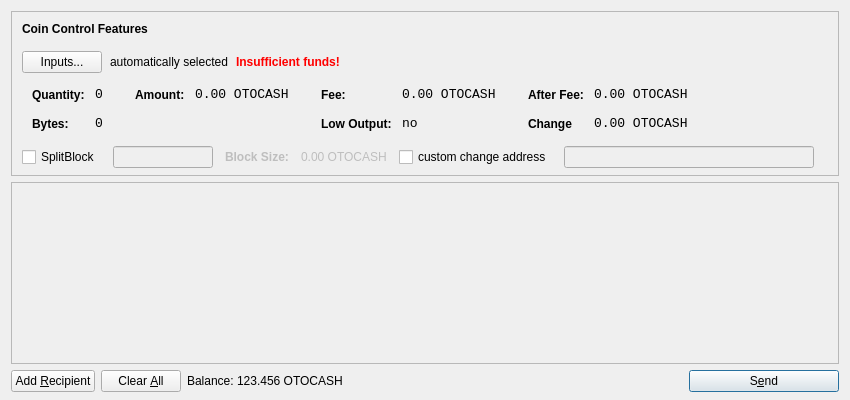
<?xml version="1.0" encoding="UTF-8"?>
<ui version="4.0">
 <class>SendCoinsDialog</class>
 <widget class="QDialog" name="SendCoinsDialog">
  <property name="geometry">
   <rect>
    <x>0</x>
    <y>0</y>
    <width>850</width>
    <height>400</height>
   </rect>
  </property>
  <property name="windowTitle">
   <string>Send Coins</string>
  </property>
  <layout class="QVBoxLayout" name="verticalLayout" stretch="0,1,0">
   <property name="bottomMargin">
    <number>8</number>
   </property>
   <item>
    <widget class="QFrame" name="frameCoinControl">
     <property name="sizePolicy">
      <sizepolicy hsizetype="Expanding" vsizetype="Expanding">
       <horstretch>0</horstretch>
       <verstretch>0</verstretch>
      </sizepolicy>
     </property>
     <property name="maximumSize">
      <size>
       <width>16777215</width>
       <height>16777215</height>
      </size>
     </property>
     <property name="frameShape">
      <enum>QFrame::StyledPanel</enum>
     </property>
     <property name="frameShadow">
      <enum>QFrame::Sunken</enum>
     </property>
     <layout class="QVBoxLayout" name="verticalLayoutCoinControl2">
      <property name="spacing">
       <number>-1</number>
      </property>
      <property name="leftMargin">
       <number>0</number>
      </property>
      <property name="topMargin">
       <number>0</number>
      </property>
      <property name="rightMargin">
       <number>0</number>
      </property>
      <property name="bottomMargin">
       <number>6</number>
      </property>
      <item>
       <layout class="QVBoxLayout" name="verticalLayoutCoinControl" stretch="0,0,0,0,1">
        <property name="spacing">
         <number>0</number>
        </property>
        <property name="leftMargin">
         <number>10</number>
        </property>
        <property name="topMargin">
         <number>10</number>
        </property>
        <item>
         <layout class="QHBoxLayout" name="horizontalLayoutCoinControl1">
          <property name="bottomMargin">
           <number>15</number>
          </property>
          <item>
           <widget class="QLabel" name="labelCoinControlFeatures">
            <property name="sizePolicy">
             <sizepolicy hsizetype="Preferred" vsizetype="Maximum">
              <horstretch>0</horstretch>
              <verstretch>0</verstretch>
             </sizepolicy>
            </property>
            <property name="font">
             <font>
              <weight>75</weight>
              <bold>true</bold>
             </font>
            </property>
            <property name="styleSheet">
             <string notr="true">font-weight:bold;</string>
            </property>
            <property name="text">
             <string>Coin Control Features</string>
            </property>
           </widget>
          </item>
         </layout>
        </item>
        <item>
         <layout class="QHBoxLayout" name="horizontalLayoutCoinControl2" stretch="0,0,0,0">
          <property name="spacing">
           <number>8</number>
          </property>
          <property name="bottomMargin">
           <number>10</number>
          </property>
          <item>
           <widget class="QPushButton" name="pushButtonCoinControl">
            <property name="styleSheet">
             <string notr="true"/>
            </property>
            <property name="text">
             <string>Inputs...</string>
            </property>
           </widget>
          </item>
          <item>
           <widget class="QLabel" name="labelCoinControlAutomaticallySelected">
            <property name="text">
             <string>automatically selected</string>
            </property>
            <property name="margin">
             <number>5</number>
            </property>
           </widget>
          </item>
          <item>
           <widget class="QLabel" name="labelCoinControlInsuffFunds">
            <property name="font">
             <font>
              <weight>75</weight>
              <bold>true</bold>
             </font>
            </property>
            <property name="styleSheet">
             <string notr="true">color:red;font-weight:bold;</string>
            </property>
            <property name="text">
             <string>Insufficient funds!</string>
            </property>
            <property name="margin">
             <number>5</number>
            </property>
           </widget>
          </item>
          <item>
           <spacer name="horizontalSpacerCoinControl">
            <property name="orientation">
             <enum>Qt::Horizontal</enum>
            </property>
            <property name="sizeHint" stdset="0">
             <size>
              <width>40</width>
              <height>1</height>
             </size>
            </property>
           </spacer>
          </item>
         </layout>
        </item>
        <item>
         <widget class="QWidget" name="widgetCoinControl" native="true">
          <property name="sizePolicy">
           <sizepolicy hsizetype="Preferred" vsizetype="Preferred">
            <horstretch>0</horstretch>
            <verstretch>0</verstretch>
           </sizepolicy>
          </property>
          <property name="minimumSize">
           <size>
            <width>0</width>
            <height>0</height>
           </size>
          </property>
          <property name="styleSheet">
           <string notr="true"/>
          </property>
          <layout class="QHBoxLayout" name="horizontalLayoutCoinControl5">
           <property name="margin">
            <number>0</number>
           </property>
           <item>
            <layout class="QHBoxLayout" name="horizontalLayoutCoinControl3" stretch="0,0,0,1">
             <property name="spacing">
              <number>20</number>
             </property>
             <property name="topMargin">
              <number>0</number>
             </property>
             <property name="bottomMargin">
              <number>10</number>
             </property>
             <item>
              <layout class="QFormLayout" name="formLayoutCoinControl1">
               <property name="horizontalSpacing">
                <number>10</number>
               </property>
               <property name="verticalSpacing">
                <number>14</number>
               </property>
               <property name="leftMargin">
                <number>10</number>
               </property>
               <property name="topMargin">
                <number>4</number>
               </property>
               <property name="rightMargin">
                <number>6</number>
               </property>
               <item row="0" column="0">
                <widget class="QLabel" name="labelCoinControlQuantityText">
                 <property name="styleSheet">
                  <string notr="true">font-weight:bold;</string>
                 </property>
                 <property name="text">
                  <string>Quantity:</string>
                 </property>
                 <property name="margin">
                  <number>0</number>
                 </property>
                </widget>
               </item>
               <item row="0" column="1">
                <widget class="QLabel" name="labelCoinControlQuantity">
                 <property name="font">
                  <font>
                   <family>Monospace</family>
                   <pointsize>10</pointsize>
                  </font>
                 </property>
                 <property name="cursor">
                  <cursorShape>IBeamCursor</cursorShape>
                 </property>
                 <property name="contextMenuPolicy">
                  <enum>Qt::ActionsContextMenu</enum>
                 </property>
                 <property name="text">
                  <string>0</string>
                 </property>
                 <property name="margin">
                  <number>0</number>
                 </property>
                 <property name="textInteractionFlags">
                  <set>Qt::LinksAccessibleByMouse|Qt::TextSelectableByKeyboard|Qt::TextSelectableByMouse</set>
                 </property>
                </widget>
               </item>
               <item row="1" column="0">
                <widget class="QLabel" name="labelCoinControlBytesText">
                 <property name="styleSheet">
                  <string notr="true">font-weight:bold;</string>
                 </property>
                 <property name="text">
                  <string>Bytes:</string>
                 </property>
                </widget>
               </item>
               <item row="1" column="1">
                <widget class="QLabel" name="labelCoinControlBytes">
                 <property name="font">
                  <font>
                   <family>Monospace</family>
                   <pointsize>10</pointsize>
                  </font>
                 </property>
                 <property name="cursor">
                  <cursorShape>IBeamCursor</cursorShape>
                 </property>
                 <property name="contextMenuPolicy">
                  <enum>Qt::ActionsContextMenu</enum>
                 </property>
                 <property name="text">
                  <string>0</string>
                 </property>
                 <property name="textInteractionFlags">
                  <set>Qt::LinksAccessibleByMouse|Qt::TextSelectableByKeyboard|Qt::TextSelectableByMouse</set>
                 </property>
                </widget>
               </item>
              </layout>
             </item>
             <item>
              <layout class="QFormLayout" name="formLayoutCoinControl2">
               <property name="horizontalSpacing">
                <number>10</number>
               </property>
               <property name="verticalSpacing">
                <number>14</number>
               </property>
               <property name="leftMargin">
                <number>6</number>
               </property>
               <property name="topMargin">
                <number>4</number>
               </property>
               <property name="rightMargin">
                <number>6</number>
               </property>
               <item row="0" column="0">
                <widget class="QLabel" name="labelCoinControlAmountText">
                 <property name="styleSheet">
                  <string notr="true">font-weight:bold;</string>
                 </property>
                 <property name="text">
                  <string>Amount:</string>
                 </property>
                 <property name="margin">
                  <number>0</number>
                 </property>
                </widget>
               </item>
               <item row="0" column="1">
                <widget class="QLabel" name="labelCoinControlAmount">
                 <property name="font">
                  <font>
                   <family>Monospace</family>
                   <pointsize>10</pointsize>
                  </font>
                 </property>
                 <property name="cursor">
                  <cursorShape>IBeamCursor</cursorShape>
                 </property>
                 <property name="contextMenuPolicy">
                  <enum>Qt::ActionsContextMenu</enum>
                 </property>
                 <property name="text">
                  <string notr="true">0.00 OTOCASH</string>
                 </property>
                 <property name="textInteractionFlags">
                  <set>Qt::LinksAccessibleByMouse|Qt::TextSelectableByKeyboard|Qt::TextSelectableByMouse</set>
                 </property>
                </widget>
               </item>
              </layout>
             </item>
             <item>
              <layout class="QFormLayout" name="formLayoutCoinControl3">
               <property name="horizontalSpacing">
                <number>10</number>
               </property>
               <property name="verticalSpacing">
                <number>14</number>
               </property>
               <property name="leftMargin">
                <number>6</number>
               </property>
               <property name="topMargin">
                <number>4</number>
               </property>
               <property name="rightMargin">
                <number>6</number>
               </property>
               <item row="0" column="0">
                <widget class="QLabel" name="labelCoinControlFeeText">
                 <property name="styleSheet">
                  <string notr="true">font-weight:bold;</string>
                 </property>
                 <property name="text">
                  <string>Fee:</string>
                 </property>
                 <property name="margin">
                  <number>0</number>
                 </property>
                </widget>
               </item>
               <item row="0" column="1">
                <widget class="QLabel" name="labelCoinControlFee">
                 <property name="font">
                  <font>
                   <family>Monospace</family>
                   <pointsize>10</pointsize>
                  </font>
                 </property>
                 <property name="cursor">
                  <cursorShape>IBeamCursor</cursorShape>
                 </property>
                 <property name="contextMenuPolicy">
                  <enum>Qt::ActionsContextMenu</enum>
                 </property>
                 <property name="text">
                  <string notr="true">0.00 OTOCASH</string>
                 </property>
                 <property name="textInteractionFlags">
                  <set>Qt::LinksAccessibleByMouse|Qt::TextSelectableByKeyboard|Qt::TextSelectableByMouse</set>
                 </property>
                </widget>
               </item>
               <item row="1" column="0">
                <widget class="QLabel" name="labelCoinControlLowOutputText">
                 <property name="styleSheet">
                  <string notr="true">font-weight:bold;</string>
                 </property>
                 <property name="text">
                  <string>Low Output:</string>
                 </property>
                </widget>
               </item>
               <item row="1" column="1">
                <widget class="QLabel" name="labelCoinControlLowOutput">
                 <property name="font">
                  <font>
                   <family>Monospace</family>
                   <pointsize>10</pointsize>
                  </font>
                 </property>
                 <property name="cursor">
                  <cursorShape>IBeamCursor</cursorShape>
                 </property>
                 <property name="contextMenuPolicy">
                  <enum>Qt::ActionsContextMenu</enum>
                 </property>
                 <property name="text">
                  <string>no</string>
                 </property>
                 <property name="textInteractionFlags">
                  <set>Qt::LinksAccessibleByMouse|Qt::TextSelectableByKeyboard|Qt::TextSelectableByMouse</set>
                 </property>
                </widget>
               </item>
              </layout>
             </item>
             <item>
              <layout class="QFormLayout" name="formLayoutCoinControl4">
               <property name="horizontalSpacing">
                <number>10</number>
               </property>
               <property name="verticalSpacing">
                <number>14</number>
               </property>
               <property name="leftMargin">
                <number>6</number>
               </property>
               <property name="topMargin">
                <number>4</number>
               </property>
               <property name="rightMargin">
                <number>6</number>
               </property>
               <item row="0" column="0">
                <widget class="QLabel" name="labelCoinControlAfterFeeText">
                 <property name="styleSheet">
                  <string notr="true">font-weight:bold;</string>
                 </property>
                 <property name="text">
                  <string>After Fee:</string>
                 </property>
                 <property name="margin">
                  <number>0</number>
                 </property>
                </widget>
               </item>
               <item row="0" column="1">
                <widget class="QLabel" name="labelCoinControlAfterFee">
                 <property name="font">
                  <font>
                   <family>Monospace</family>
                   <pointsize>10</pointsize>
                  </font>
                 </property>
                 <property name="cursor">
                  <cursorShape>IBeamCursor</cursorShape>
                 </property>
                 <property name="contextMenuPolicy">
                  <enum>Qt::ActionsContextMenu</enum>
                 </property>
                 <property name="text">
                  <string notr="true">0.00 OTOCASH</string>
                 </property>
                 <property name="textInteractionFlags">
                  <set>Qt::LinksAccessibleByMouse|Qt::TextSelectableByKeyboard|Qt::TextSelectableByMouse</set>
                 </property>
                </widget>
               </item>
               <item row="1" column="0">
                <widget class="QLabel" name="labelCoinControlChangeText">
                 <property name="styleSheet">
                  <string notr="true">font-weight:bold;</string>
                 </property>
                 <property name="text">
                  <string>Change</string>
                 </property>
                </widget>
               </item>
               <item row="1" column="1">
                <widget class="QLabel" name="labelCoinControlChange">
                 <property name="font">
                  <font>
                   <family>Monospace</family>
                   <pointsize>10</pointsize>
                  </font>
                 </property>
                 <property name="cursor">
                  <cursorShape>IBeamCursor</cursorShape>
                 </property>
                 <property name="contextMenuPolicy">
                  <enum>Qt::ActionsContextMenu</enum>
                 </property>
                 <property name="text">
                  <string notr="true">0.00 OTOCASH</string>
                 </property>
                 <property name="textInteractionFlags">
                  <set>Qt::LinksAccessibleByMouse|Qt::TextSelectableByKeyboard|Qt::TextSelectableByMouse</set>
                 </property>
                </widget>
               </item>
              </layout>
             </item>
            </layout>
           </item>
          </layout>
         </widget>
        </item>
        <item>
         <layout class="QHBoxLayout" name="horizontalLayoutCoinControl4" stretch="0,0,0">
          <property name="spacing">
           <number>12</number>
          </property>
          <property name="sizeConstraint">
           <enum>QLayout::SetDefaultConstraint</enum>
          </property>
          <property name="topMargin">
           <number>5</number>
          </property>
          <property name="rightMargin">
           <number>5</number>
          </property>
          <item>
            <widget class="QCheckBox" name="splitBlockCheckBox">
              <property name="text">
                <string>SplitBlock</string>
              </property>
            </widget>
          </item>
          <item>
            <widget class="QLineEdit" name="splitBlockLineEdit">
              <property name="enabled">
                <bool>false</bool>
              </property>
              <property name="sizePolicy">
                <sizepolicy hsizetype="Fixed" vsizetype="Fixed">
                  <horstretch>0</horstretch>
                  <verstretch>0</verstretch>
                </sizepolicy>
              </property>
              <property name="maximumSize">
                <size>
                  <width>100</width>
                  <height>16777215</height>
                </size>
              </property>
            </widget>
          </item>
          <item>
            <widget class="QLabel" name="labelBlockSizeText">
              <property name="enabled">
                <bool>false</bool>
              </property>
              <property name="font">
                <font>
                  <weight>75</weight>
                  <bold>true</bold>
                </font>
              </property>
              <property name="text">
                <string>Block Size:</string>
              </property>
            </widget>
          </item>
          <item>
            <widget class="QLabel" name="labelBlockSize">
              <property name="enabled">
                <bool>false</bool>
              </property>
              <property name="text">
                <string>0.00 OTOCASH</string>
              </property>
            </widget>
          </item>
          <item>
           <widget class="QCheckBox" name="checkBoxCoinControlChange">
            <property name="text">
             <string>custom change address</string>
            </property>
           </widget>
          </item>
          <item>
           <widget class="QLineEdit" name="lineEditCoinControlChange">
            <property name="enabled">
             <bool>false</bool>
            </property>
            <property name="sizePolicy">
             <sizepolicy hsizetype="Expanding" vsizetype="Fixed">
              <horstretch>0</horstretch>
              <verstretch>0</verstretch>
             </sizepolicy>
            </property>
           </widget>
          </item>
          <item>
           <widget class="QLabel" name="labelCoinControlChangeLabel">
            <property name="sizePolicy">
             <sizepolicy hsizetype="Preferred" vsizetype="Expanding">
              <horstretch>0</horstretch>
              <verstretch>0</verstretch>
             </sizepolicy>
            </property>
            <property name="minimumSize">
             <size>
              <width>0</width>
              <height>0</height>
             </size>
            </property>
            <property name="text">
             <string/>
            </property>
            <property name="margin">
             <number>3</number>
            </property>
           </widget>
          </item>
         </layout>
        </item>
        <item>
         <spacer name="verticalSpacerCoinControl">
          <property name="orientation">
           <enum>Qt::Vertical</enum>
          </property>
          <property name="sizeHint" stdset="0">
           <size>
            <width>800</width>
            <height>1</height>
           </size>
          </property>
         </spacer>
        </item>
       </layout>
      </item>
     </layout>
    </widget>
   </item>
   <item>
    <widget class="QScrollArea" name="scrollArea">
     <property name="widgetResizable">
      <bool>true</bool>
     </property>
     <widget class="QWidget" name="scrollAreaWidgetContents">
      <property name="geometry">
       <rect>
        <x>0</x>
        <y>0</y>
        <width>830</width>
        <height>165</height>
       </rect>
      </property>
      <layout class="QVBoxLayout" name="verticalLayout_2">
       <property name="margin">
        <number>0</number>
       </property>
       <item>
        <layout class="QVBoxLayout" name="entries">
         <property name="spacing">
          <number>6</number>
         </property>
        </layout>
       </item>
       <item>
        <spacer name="verticalSpacer">
         <property name="orientation">
          <enum>Qt::Vertical</enum>
         </property>
         <property name="sizeHint" stdset="0">
          <size>
           <width>20</width>
           <height>40</height>
          </size>
         </property>
        </spacer>
       </item>
      </layout>
     </widget>
    </widget>
   </item>
   <item>
    <layout class="QHBoxLayout" name="horizontalLayout">
     <item>
      <widget class="QPushButton" name="addButton">
       <property name="toolTip">
        <string>Send to multiple recipients at once</string>
       </property>
       <property name="text">
        <string>Add &amp;Recipient</string>
       </property>
       <property name="autoDefault">
        <bool>false</bool>
       </property>
      </widget>
     </item>
     <item>
      <widget class="QPushButton" name="clearButton">
       <property name="sizePolicy">
        <sizepolicy hsizetype="Minimum" vsizetype="Fixed">
         <horstretch>0</horstretch>
         <verstretch>0</verstretch>
        </sizepolicy>
       </property>
       <property name="toolTip">
        <string>Remove all transaction fields</string>
       </property>
       <property name="text">
        <string>Clear &amp;All</string>
       </property>
       <property name="autoRepeatDelay">
        <number>300</number>
       </property>
       <property name="autoDefault">
        <bool>false</bool>
       </property>
      </widget>
     </item>
     <item>
      <layout class="QHBoxLayout" name="horizontalLayout_2">
       <property name="spacing">
        <number>3</number>
       </property>
       <item>
        <widget class="QLabel" name="label">
         <property name="sizePolicy">
          <sizepolicy hsizetype="Preferred" vsizetype="Fixed">
           <horstretch>0</horstretch>
           <verstretch>0</verstretch>
          </sizepolicy>
         </property>
         <property name="text">
          <string>Balance:</string>
         </property>
        </widget>
       </item>
       <item>
        <widget class="QLabel" name="labelBalance">
         <property name="sizePolicy">
          <sizepolicy hsizetype="Preferred" vsizetype="Fixed">
           <horstretch>0</horstretch>
           <verstretch>0</verstretch>
          </sizepolicy>
         </property>
         <property name="cursor">
          <cursorShape>IBeamCursor</cursorShape>
         </property>
         <property name="text">
          <string notr="true">123.456 OTOCASH</string>
         </property>
         <property name="textInteractionFlags">
          <set>Qt::LinksAccessibleByMouse|Qt::TextSelectableByKeyboard|Qt::TextSelectableByMouse</set>
         </property>
        </widget>
       </item>
      </layout>
     </item>
     <item>
      <spacer name="horizontalSpacer">
       <property name="orientation">
        <enum>Qt::Horizontal</enum>
       </property>
       <property name="sizeHint" stdset="0">
        <size>
         <width>40</width>
         <height>20</height>
        </size>
       </property>
      </spacer>
     </item>
     <item>
      <widget class="QPushButton" name="sendButton">
       <property name="minimumSize">
        <size>
         <width>150</width>
         <height>0</height>
        </size>
       </property>
       <property name="toolTip">
        <string>Confirm the send action</string>
       </property>
       <property name="text">
        <string>S&amp;end</string>
       </property>
       <property name="icon">
        <iconset resource="../bitcoin.qrc">
         <normaloff>:/icons/send</normaloff>:/icons/send</iconset>
       </property>
       <property name="default">
        <bool>true</bool>
       </property>
      </widget>
     </item>
    </layout>
   </item>
  </layout>
 </widget>
 <resources>
  <include location="../bitcoin.qrc"/>
 </resources>
 <connections/>
</ui>
